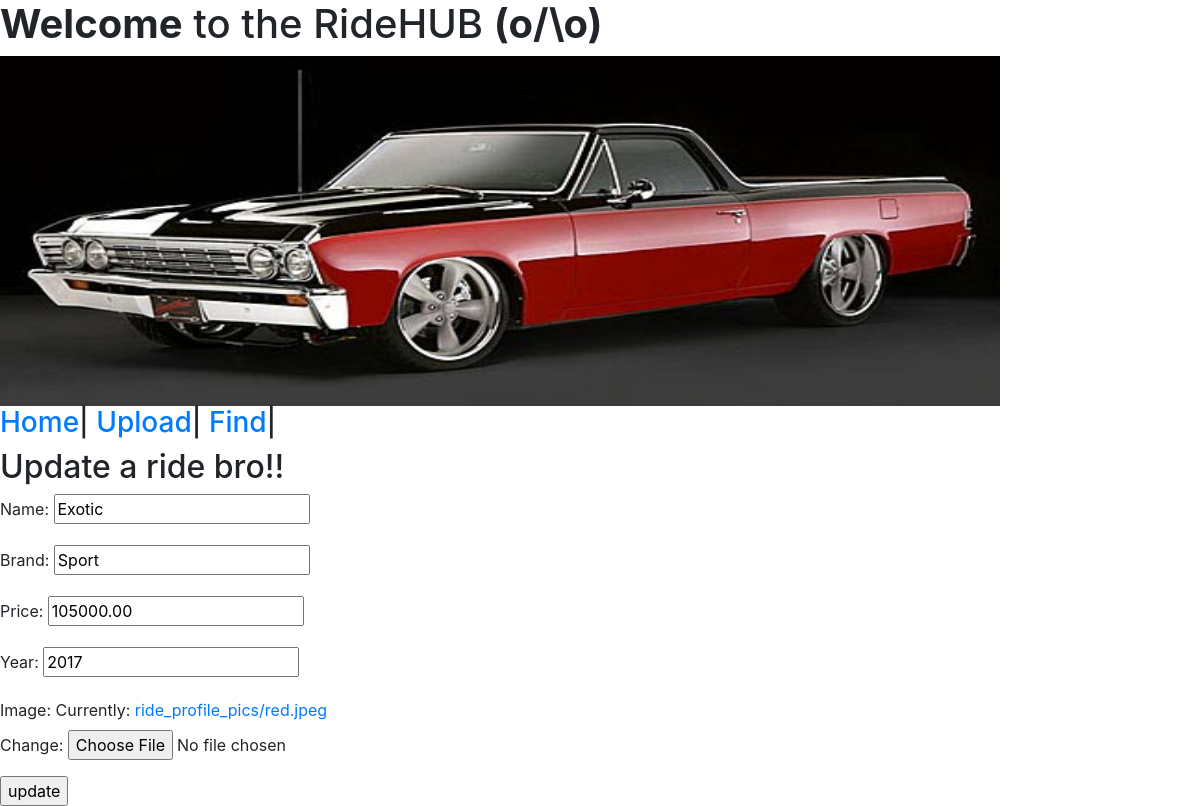
/app/4/update/, run on an earlier commit of the app's database.
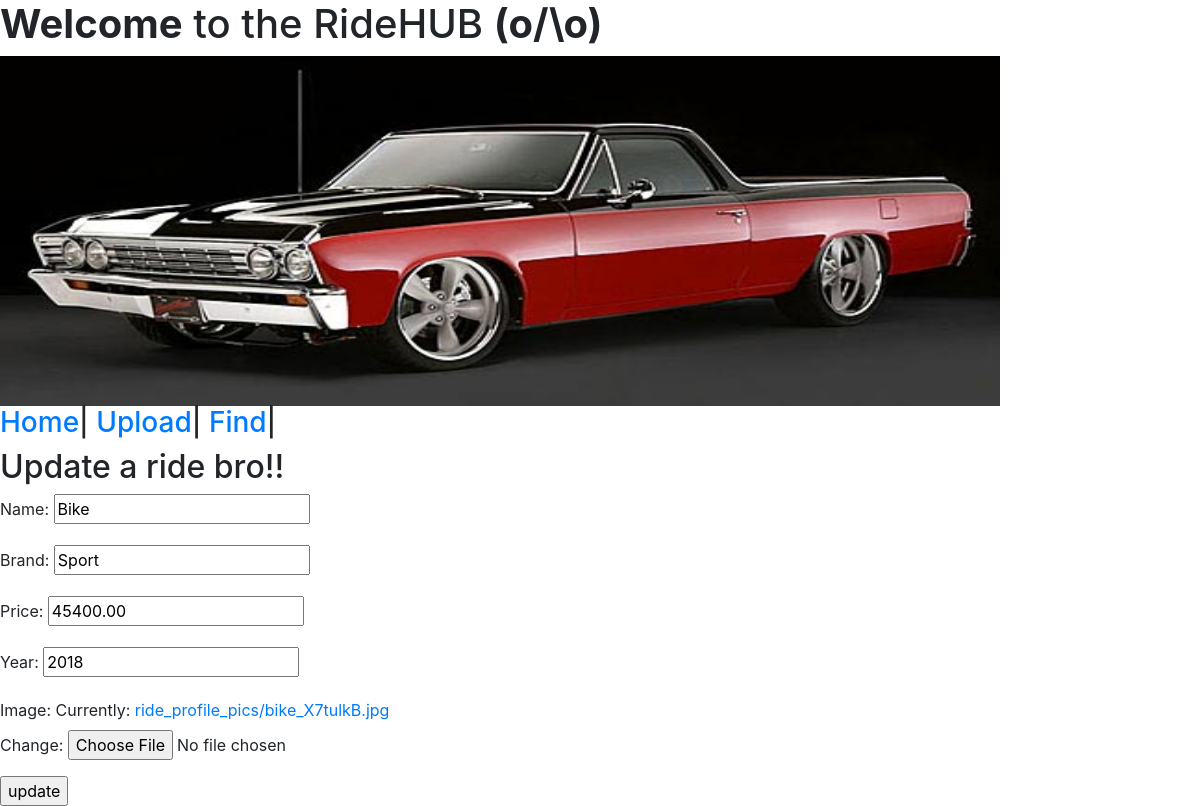
And on a later commit of the database.
### core/models.py (models this page shows, shortened)
class Car(models.Model):
    name = models.CharField(max_length=120)
    brand = models.CharField(max_length=120)
    price = MoneyField(max_digits=14, decimal_places=2, default_currency='USD')
    year = models.PositiveIntegerField(default=0)
    image = models.ImageField(upload_to='ride_profile_pics/')

### core/views.py (the view)
# urls.py: path('<int:id>/update/', Update.as_view(),name='update'),
class Update(UpdateView):
    template_name = 'update.html'
    form_class = CarForm
    def get_object(self):
        id_ = self.kwargs.get("id")
        return get_object_or_404(Car, id=id_)

### core/forms.py
class CarForm(forms.ModelForm):
    class Meta:
        model = Car
        fields = '__all__'

### templates/update.html (shortened to what this page needs)
{% extends 'base.html' %}
{% block body %}
    <h2>Update a ride bro!!</h2>
    <form method="post">{% csrf_token %}
        {{form.as_p}}
        <input type="submit" value="update">
    </form>
{% endblock %}

What changed in the data, as far as the page shows it:
changed Car "Sport": name "Exotic" → "Bike"; price "105000.00" → "45400.00"; year "2017" → "2018"
Also different on the page:
text no longer shown: "Name: Brand: Price: Year: Image: Currently: ride_profile_pics/red.jpeg Change:"
text now shown: "Name: Brand: Price: Year: Image: Currently: ride_profile_pics/bike_X7tulkB.jpg Change:"
